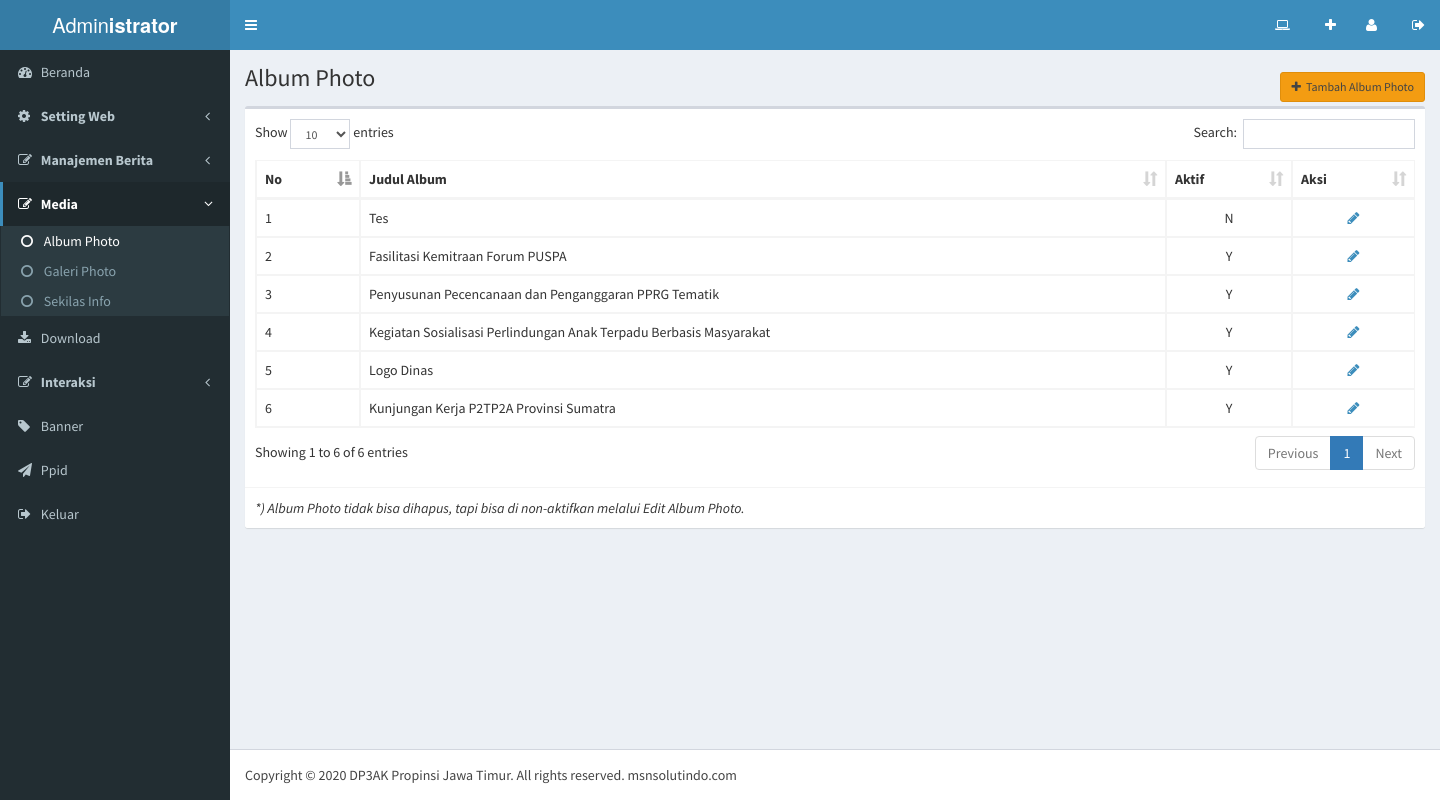
Screenshot of /adminweb/media.php?module=album (signed in) with the database file from the repository.
### tables this page shows
CREATE TABLE `album`  (
  `id_album` int(5) NOT NULL AUTO_INCREMENT,
  `jdl_album` varchar(250) NOT NULL,
  `album_seo` varchar(100) NOT NULL,
  `gbr_album` varchar(100) NOT NULL,
  `aktif` enum('Y','N') NOT NULL DEFAULT 'Y',
  PRIMARY KEY (`id_album`) USING BTREE
);

CREATE TABLE `identitas`  (
  `id_identitas` int(5) NOT NULL AUTO_INCREMENT,
  `nama_pemilik` varchar(100) NOT NULL,
  `nama_website` varchar(100) NOT NULL,
  `alamat_website` varchar(100) NOT NULL,
  `meta_deskripsi` varchar(250) NOT NULL,
  `meta_keyword` varchar(250) NOT NULL,
  `email` varchar(100) NOT NULL,
  `facebook` varchar(100) NOT NULL,
  `twitter` varchar(100) NOT NULL,
  `fb` varchar(100) NOT NULL,
  `tube` varchar(100) NOT NULL,
  `ig` varchar(100) NOT NULL,
  `twitter_widget` text NOT NULL,
  `wtemp` text NOT NULL,
  `favicon` varchar(50) NOT NULL,
  `logo` varchar(200) NOT NULL,
  `fopim` varchar(100) NOT NULL,
  `telpon` varchar(20) NOT NULL,
  `alamat` text NOT NULL,
  PRIMARY KEY (`id_identitas`) USING BTREE
);

### adminweb/modul/mod_album/album.php (the view, shortened to what this page needs)
<?php
if (empty($_SESSION['namauser']) AND empty($_SESSION['passuser'])){
	echo "<script>alert('Untuk mengakses modul, Anda harus login dulu.'); window.location = '../../index.php'</script>";
}
else{
  $act = isset($_GET['act']) ? $_GET['act'] : '';
?>
	<section class="content-header">
		<h1>Album Photo</h1>
		<ol class="breadcrumb">
            <li><a class="btn btn-warning btn-sm" href="?module=album&act=tambahalbum"><i class="fa fa-plus"></i>Tambah Album Photo</a></li>
        </ol>
	</section>
	<section class="content">
		<div class="row">
			<div class="col-xs-12">
<?php
  switch($act){
    default:
?>
              <div class="box">
                <div class="box-body">
                  <table id="dataalbum" class="table table-bordered table-hover">
                    <thead>
                      <tr>
                        <th>No</th>
                        <th>Judul Album</th>
                        <th>Aktif</th>
                        <th>Aksi</th>
                      </tr>
                    </thead>
                    <tbody>
					<?php
					$query  = "SELECT * FROM album ORDER BY id_album DESC";
					$tampil = mysqli_query($koneksi, $query);
					$no=1;
					while ($r=mysqli_fetch_array($tampil)){
						echo "<tr><td>$no</td>
							<td>$r[jdl_album]</td>
							<td align=\"center\">$r[aktif]</td>
							<td align=\"center\"><a href=\"?module=album&act=editalbum&id=$r[id_album]\"><i class=\"fa fa-pencil\"></i></a></td>
							</tr>";
						$no++;
					}
					?>
                    </tbody>
                  </table>
                </div>
				<div class="box-footer">
					<i>*) Album Photo tidak bisa dihapus, tapi bisa di non-aktifkan melalui Edit Album Photo.</i>
                </div>
              </div>
<?php
	break;
?>
<?php
  }
?>
            </div>
		</div>
	</section>
<?php
}
?>

### adminweb/media.php (shortened to what this page needs)
<?php
if (empty($_SESSION['namauser']) AND empty($_SESSION['passuser'])){
	echo "<script>alert('Untuk mengakses modul, Anda harus login dulu.'); window.location = 'index.php'</script>";
}
else{
	include "../config/koneksi.php";
	include "header.php";
?>
<?php
include "menu.php";
?>
      <div class="content-wrapper">
		<?php include "content.php"; ?>
      </div>
<?php
include "footer.php";
}
?>

### adminweb/header.php (shortened to what this page needs)
<?php
if (empty($_SESSION['namauser']) AND empty($_SESSION['passuser'])){
	echo "<script>alert('Untuk mengakses modul, Anda harus login dulu.'); window.location = 'index.php'</script>";
}
else{
	$ambiliden = mysqli_query($koneksi, "SELECT * FROM identitas LIMIT 1");
	$tdin	   = mysqli_fetch_array($ambiliden);
?>
<!DOCTYPE html>
<html>
  <head>
    <link rel="stylesheet" href="bootstrap/css/bootstrap.min.css">
    <link rel="stylesheet" href="bootstrap/css/font-awesome.min.css">
    <link rel="stylesheet" href="plugins/daterangepicker/daterangepicker-bs3.css">
    <link rel="stylesheet" href="plugins/iCheck/all.css">
    <link rel="stylesheet" href="plugins/datatables/dataTables.bootstrap.css">
    <link rel="stylesheet" href="plugins/select2/select2.min.css">
    <link rel="stylesheet" href="dist/css/AdminLTE.min.css">
    <link rel="stylesheet" href="dist/css/skins/_all-skins.min.css">
  </head>
  <body class="hold-transition skin-blue sidebar-mini">
    <div class="wrapper">
      <header class="main-header">
        <a href="media.php?module=beranda" class="logo">
          <span class="logo-lg">Admin<b>istrator</b></span>
        </a>
        <nav class="navbar navbar-static-top" role="navigation">
          <a href="#" class="sidebar-toggle" data-toggle="offcanvas" role="button">
          </a>
		  <div class="navbar-custom-menu">
            <ul class="nav navbar-nav">
              <li class="dropdown user user-menu">
                <a href="../" target="_blank" title="Lihat Website"><i class="fa fa-laptop"></i></a>
              </li>
			  <li class="dropdown">
				<a href="#" class="dropdown-toggle" data-toggle="dropdown" title="Tambah"><i class="fa fa-plus"></i></a>
			  </li>
              <li class="dropdown user user-menu">
                <a href="#">
					<i class="fa fa-user"></i>
                </a>
              </li>
			  <li>
                <a href="logout.php" title="KELUAR"><i class="fa fa-sign-out"></i></a>
              </li>
            </ul>
          </div>
        </nav>
      </header>
<?php
}
?>

### adminweb/menu.php (shortened to what this page needs)
<?php
if (empty($_SESSION['namauser']) AND empty($_SESSION['passuser'])){
	echo "<script>alert('Untuk mengakses modul, Anda harus login dulu.'); window.location = 'index.php'</script>";
}
else{
	$module=$_GET['module'];
?>
<aside class="main-sidebar">
    <section class="sidebar">
        <ul class="sidebar-menu">
            <li class="<?php if($module=="beranda") echo "active"; ?>"><a href="?module=beranda" title="beranda"><i class="fa fa-dashboard"></i> <span>Beranda</span></a></li>
            <li class="treeview <?php if($module=="identitas" || $module=="modul" || $module=="user" || $module=="slider" || $module=="menu" || $module=="logo" || $module=="fopim" || $module=="listslider") echo "active"; ?>">
				<a href="#">
					<i class="fa fa-gear"></i>
					<span><b>Setting Web</b></span>
					<i class="fa fa-angle-left pull-right"></i>
				</a>
			</li>
            <li class="treeview <?php if($module=="berita" || $module=="kategori" || $module=="tag") echo "active"; ?>">
				<a href="#">
					<i class="fa fa-edit"></i>
					<span><b>Manajemen Berita</b></span>
					<i class="fa fa-angle-left pull-right"></i>
				</a>
			</li>
			<li class="treeview <?php if($module=="album" || $module=="galerifoto" || $module=="sekilasinfo") echo "active"; ?>">
				<a href="#">
					<i class="fa fa-edit"></i>
					<span><b>Media</b></span>
					<i class="fa fa-angle-left pull-right"></i>
				</a>
				<ul class="treeview-menu">
					<li class="<?php if($module=="album") echo "active"; ?>"><a href="?module=album"><i class="fa fa-circle-o"></i> <span>Album Photo</span></a></li>
					<li class="<?php if($module=="galerifoto") echo "active"; ?>"><a href="?module=galerifoto"><i class="fa fa-circle-o"></i> <span>Galeri Photo</span></a></li>
					<li class="<?php if($module=="sekilasinfo") echo "active"; ?>"><a href="?module=sekilasinfo"><i class="fa fa-circle-o"></i> <span>Sekilas Info</span></a></li>
				</ul>
			</li>
			<li class="<?php if($module=="download") echo "active"; ?>"><a href="?module=download" title="Download"><i class="fa fa-download"></i> <span>Download</span></a></li>
            <li class="treeview <?php if($module=="agenda" || $module=="pengumuman" || $module=="polling" || $module=="hubungi") echo "active"; ?>">
				<a href="#">
					<i class="fa fa-edit"></i>
					<span><b>Interaksi</b></span>
					<i class="fa fa-angle-left pull-right"></i>
				</a>
			</li>
			<li class="<?php if($module=="banner") echo "active"; ?>"><a href="?module=banner" title="Banner"><i class="fa fa-tag"></i> <span>Banner</span></a></li>
			<li class="<?php if($module=="ppid") echo "active"; ?>"><a href="?module=ppid" title="Ppid"><i class="fa fa-paper-plane"></i> <span>Ppid</span></a></li>
			<li><a href="logout.php" title="Keluar"><i class="fa fa-sign-out"></i> <span>Keluar</span></a></li>
        </ul>
    </section>
</aside>
<?php
}
?>

### adminweb/content.php (shortened to what this page needs)
<?php
if (empty($_SESSION['namauser']) AND empty($_SESSION['passuser'])){
	echo "<script>alert('Untuk mengakses modul, Anda harus login dulu.'); window.location = 'index.php'</script>";
}
else{
  if ($_GET['module']=='beranda'){
     include "modul/mod_beranda/beranda.php";
  }
  elseif ($_GET['module']=='identitas'){
    if($_SESSION['leveluser']=="admin"){
      include "modul/mod_identitas/identitas.php";
    }
  }
  elseif ($_GET['module']=='user'){
      include "modul/mod_user/user.php";
  }
  elseif ($_GET['module']=='modul'){
    if($_SESSION['leveluser']=="admin"){
      include "modul/mod_modul/modul.php";
    }
  }
  elseif ($_GET['module']=='kategori'){
      include "modul/mod_kategori/kategori.php";
  }
  elseif ($_GET['module']=='berita'){
      include "modul/mod_berita/berita.php";
  }
  elseif ($_GET['module']=='tag'){
      include "modul/mod_tag/tag.php";
  }
  elseif ($_GET['module']=='agenda'){
      include "modul/mod_agenda/agenda.php";
  }
  elseif ($_GET['module']=='pengumuman'){
      include "modul/mod_pengumuman/pengumuman.php";
  }
  elseif ($_GET['module']=='sekilasinfo'){
    if($_SESSION['leveluser']=="admin"){
      include "modul/mod_sekilasinfo/sekilasinfo.php";
    }
  }
  elseif ($_GET['module']=='listslider'){
    if($_SESSION['leveluser']=="admin"){
      include "modul/mod_listslider/listslider.php";
    }
  }
  elseif ($_GET['module']=='banner'){
      include "modul/mod_banner/banner.php";
  }
  elseif ($_GET['module']=='slider'){
    if($_SESSION['leveluser']=="admin"){
      include "modul/mod_slider/slider.php";
    }
  }
  elseif ($_GET['module']=='polling'){
      include "modul/mod_polling/polling.php";
  }
  elseif ($_GET['module']=='download'){
      include "modul/mod_download/download.php";
  }
  elseif ($_GET['module']=='hubungi'){
      include "modul/mod_hubungi/hubungi.php";
  }
  elseif ($_GET['module']=='templates'){
    if ($_SESSION['leveluser']=='admin'){
      include "modul/mod_templates/templates.php";
    }
  }
  elseif ($_GET['module']=='album'){
      include "modul/mod_album/album.php";
  }
  elseif ($_GET['module']=='galerifoto'){
      include "modul/mod_galerifoto/galerifoto.php";
  }
  elseif ($_GET['module']=='menu'){
    if($_SESSION['leveluser']=="admin"){
      include "modul/mod_menu/menu.php";
    }
  }
  elseif ($_GET['module']=='halamanstatis'){
    if($_SESSION['leveluser']=="admin"){
      include "modul/mod_halamanstatis/halamanstatis.php";
    }
  }
  elseif ($_GET['module']=='logo'){
    if($_SESSION['leveluser']=="admin"){
      include "modul/mod_logo/logo.php";
    }
  }
  elseif ($_GET['module']=='fopim'){
    if($_SESSION['leveluser']=="admin"){
      include "modul/mod_fopim/fopim.php";
    }
  }
  elseif ($_GET['module']=='ppid'){
    if($_SESSION['leveluser']=="admin"){
      include "modul/mod_ppid/ppid.php";
    }
  }
  elseif ($_GET['module']=='situsterkait'){
    if($_SESSION['leveluser']=="admin"){
      include "modul/mod_situsterkait/situsterkait.php";
    }
	}
}
?>

### adminweb/footer.php (shortened to what this page needs)
<?php
if (empty($_SESSION['namauser']) AND empty($_SESSION['passuser'])){
	echo "<script>alert('Untuk mengakses modul, Anda harus login dulu.'); window.location = 'index.php'</script>";
}
else{
?>
      <footer class="main-footer">
		Copyright &copy; 2020 <?php echo $tdin['nama_pemilik']; ?>. All rights reserved. msnsolutindo.com
      </footer>
    </div>
  </body>
</html>
<?php
}
?>

### rows the page displays
album: jdl_album "Tes", aktif "N"
album: jdl_album "Fasilitasi Kemitraan Forum PUSPA", aktif "Y"
album: jdl_album "Penyusunan Pecencanaan dan Penganggaran PPRG Tematik", aktif "Y"
album: jdl_album "Kegiatan Sosialisasi Perlindungan Anak Terpadu Berbasis Masyarakat", aktif "Y"
album: jdl_album "Logo Dinas", aktif "Y"
album: jdl_album "Kunjungan Kerja P2TP2A Provinsi Sumatra", aktif "Y"
identitas: nama_pemilik "DP3AK Propinsi Jawa Timur"
